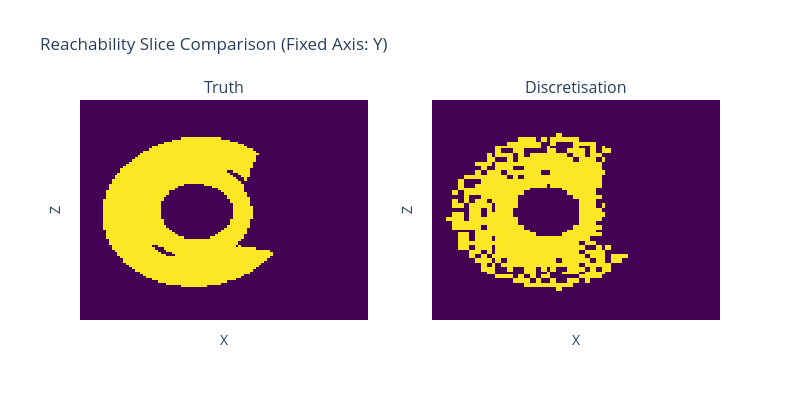

Notebook code cell kept with this figure:
### Code cell
compute_metrics(geodesic_discretisation, geodesic_labels)
